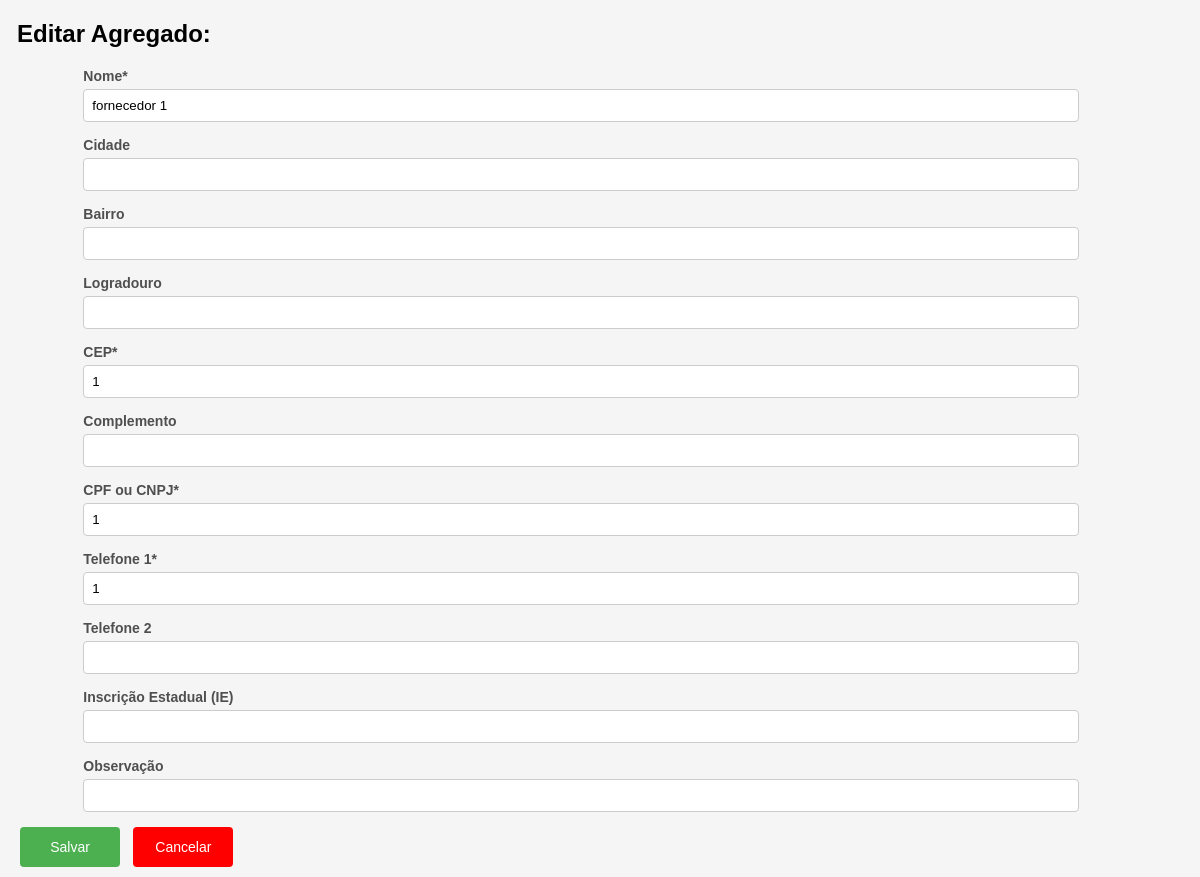
/editar_fornecedor/1 (signed in), run on the app's committed database.
### usuarios/models.py (models this page shows, shortened)
class Fornecedor(models.Model):
    nome = models.CharField(max_length=50)
    cidade = models.CharField(max_length=50, null=True)
    bairro = models.CharField(max_length=50, null=True)
    logradouro = models.CharField(max_length=50, null=True)
    CEP = models.CharField(max_length=8)
    complemento = models.CharField(max_length=150, null=True)
    cpf_cnpj = models.CharField(max_length=14)
    fone_1 = models.CharField(max_length=11)
    fone_2 = models.CharField(max_length=11, null=True)
    ie = models.CharField(max_length=9, null=True)
    observacao = models.CharField(max_length=200, null=True)
    data_cadastro = models.DateTimeField(default=timezone.now)
    class Meta:
        db_table = "fornecedor"

### usuarios/views.py (the view)
# urls.py: path('editar_fornecedor/<int:pk>', views.editar_fornecedor, name='editar_fornecedor'),
@login_required
def editar_fornecedor(request, pk):
    fornecedor = get_object_or_404(Fornecedor, id=pk)
    if request.method == 'POST':
        form = FornecedorForms(request.POST, instance=fornecedor)
        if form.is_valid():
            form.save()
            return redirect('fornecedor')  # Redireciona para a página de fornecedor
    else:
        form = FornecedorForms(instance=fornecedor)
    context = {
        'form': form,
        'fornecedor': fornecedor
    }
    return render(request, 'fornecedor/editar.html', context)

### usuarios/forms.py
class FornecedorForms(forms.ModelForm):
    cidade = forms.CharField(required=False)
    bairro = forms.CharField(required=False)
    logradouro = forms.CharField(required=False)
    complemento = forms.CharField(required=False)
    fone_2 = forms.CharField(required=False)
    ie = forms.CharField(required=False)
    observacao = forms.CharField(required=False)
    class Meta:
        model = Fornecedor
        fields = ['nome', 'cidade', 'id', 'bairro', 'logradouro', 'CEP', 'complemento',
                  'cpf_cnpj', 'fone_1', 'fone_2', 'ie', 'observacao']

### usuarios/templates/fornecedor/editar.html (shortened to what this page needs)
{% extends 'base.html' %}
{% load static %}
{% block content %}
<html lang="pt-br">
<head>
    <link rel="stylesheet" href="{% static 'css/cadastros.css' %}">
</head>
<h1>Editar Agregado: {{ agregado.nome }}</h1>
<form method="post">
    <div class="form-columns">
        <div class="form-column">
            <div class="field">
                <label for="{{ form.nome.id_for_label }}">Nome<span class="required-label">*</span></label>
                {{ form.nome }}
            </div>
            <div class="field">
                <label for="{{ form.cidade.id_for_label }}">Cidade</label>
                {{ form.cidade }}
            </div>
            <div class="field">
                <label for="{{ form.bairro.id_for_label }}">Bairro</label>
                {{ form.bairro }}
            </div>
            <div class="field">
                <label for="{{ form.logradouro.id_for_label }}">Logradouro</label>
                {{ form.logradouro }}
            </div>
            <div class="field">
               <label for="{{ form.CEP.id_for_label }}">CEP<span class="required-label">*</span></label>
                {{ form.CEP }}
            </div>
            <div class="field">
                <label for="{{ form.complemento.id_for_label }}">Complemento</label>
                {{ form.complemento }}
            </div>
            <div class="field">
                <label for="{{ form.cpf_cnpj.id_for_label }}">CPF ou CNPJ<span class="required-label">*</span></label>
                {{ form.cpf_cnpj }}
            </div>
            <div class="field">
                <label for="{{ form.fone_1.id_for_label }}">Telefone 1<span class="required-label">*</span></label>
                {{ form.fone_1 }}
            </div>
            <div class="field">
                <label for="{{ form.fone_2.id_for_label }}">Telefone 2</label>
                {{ form.fone_2 }}
            </div>
            <div class="field">
                <label for="{{ form.ie.id_for_label }}">Inscrição Estadual (IE)</label>
                {{ form.ie }}
            </div>
            <div class="field">
                <label for="{{ form.observacao.id_for_label }}">Observação</label>
                {{ form.observacao }}
            </div>
            <div class="button-container">
                <button type="submit" class="save-button">Salvar</button>
                <button type="button" onclick="goBack()" class="exit-button">Cancelar</button>
            </div>
        </div>
    </div>
</form>
{% endblock %}

### usuarios/static/css/cadastros.css (style rules this page uses)
* { margin: 0; padding: 0; color: inherit; }
h1 { margin-left:17px; margin-top: 20px; text-transform: capitalize; margin-bottom: 20px; font-size: 24px; }
.form-columns { display: flex; justify-content: space-between; }
.form-column { flex: 1; margin-right: 10px; }
.field { margin-left: 7%; margin-bottom: 15px; }
.field label { color: #4F4F4F; font-size: 14px; margin-bottom: 5px; display: block; font-weight: bold; }
.field input, .field select { width: 90%; padding: 8px; border: 1px solid #ccc; border-radius: 4px; }
.button-container { position: relative; margin-top: 10px; margin-left: 10px; margin-bottom: 10px; }
.save-button, .exit-button { width: 100px; height: 40px; padding: 10px 20px; font-size: 14px; border: none; border-radius: 4px; cursor: pointer; margin-left: 10px; }
.save-button { background-color: #4caf50; color: white; }
.exit-button { background-color: red; color: white; }

### data on the page
Fornecedor: nome "fornecedor 1", CEP "1", cpf_cnpj "1", fone_1 "1"
